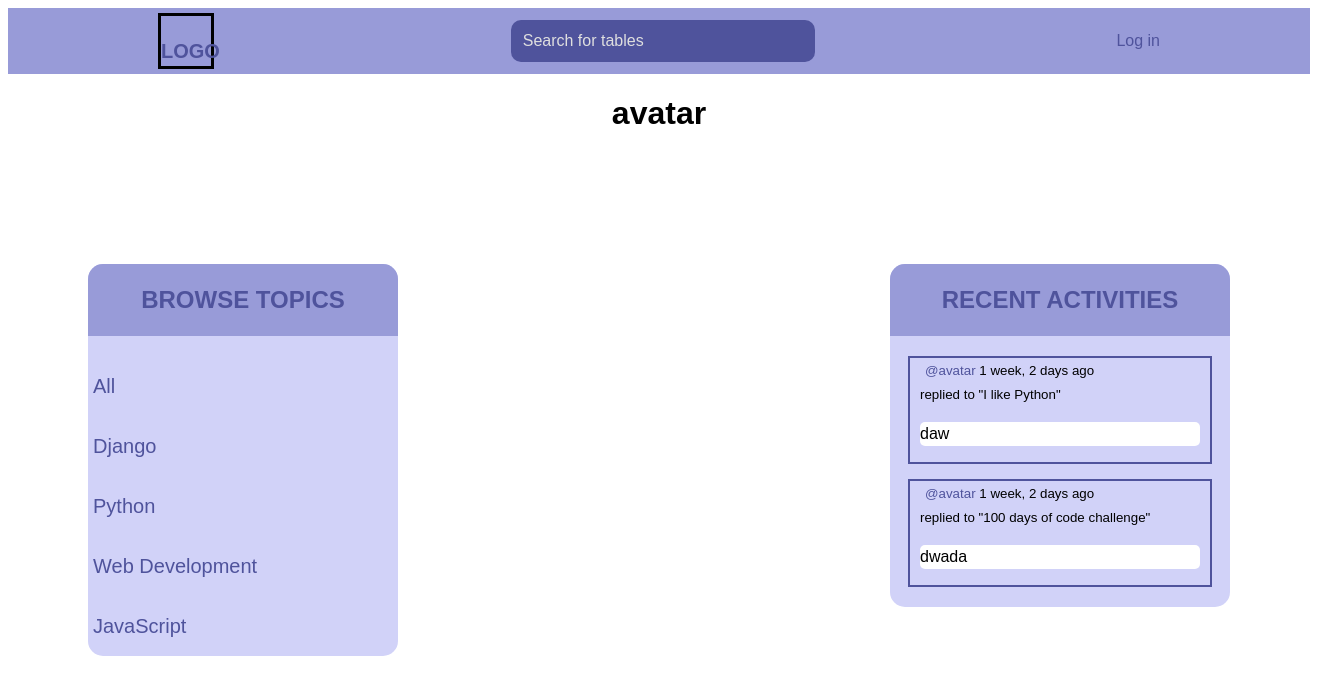
The page /profile/3/ on the database as committed earlier.
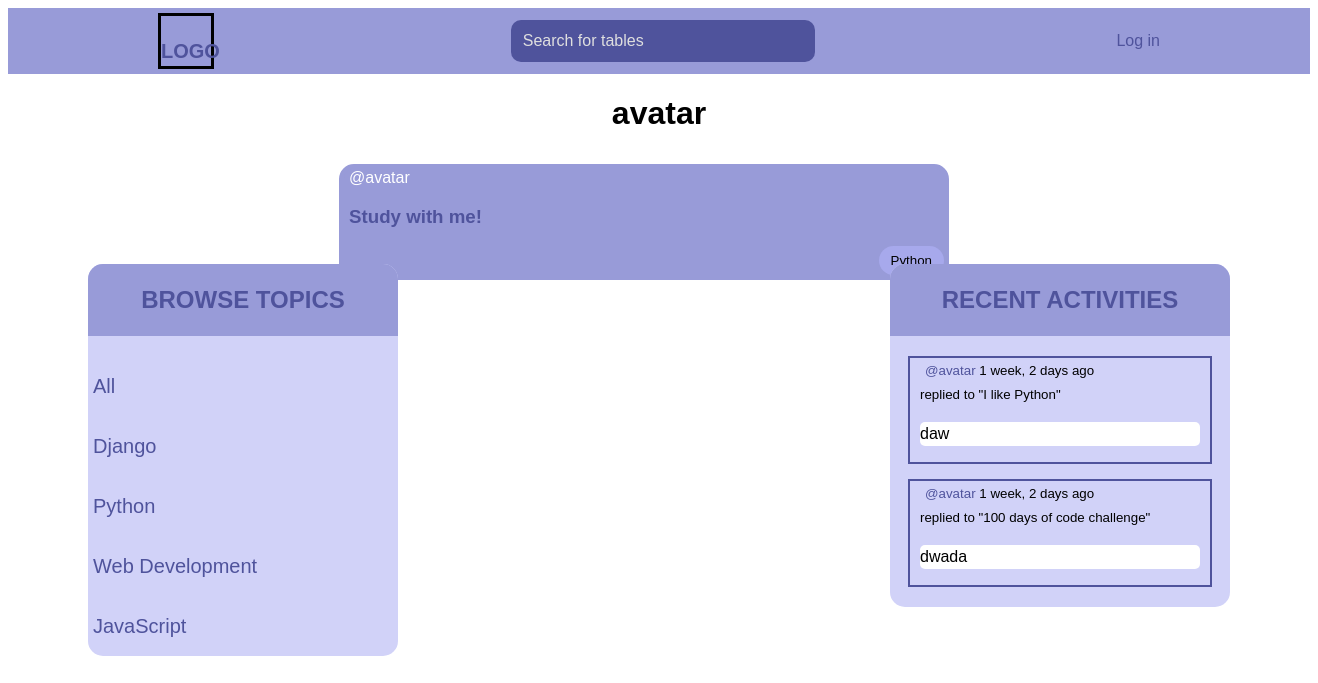
The same page on the database as committed later.
### tabletalks/base/models.py (models this page shows, shortened)
class Topic(models.Model):
    name = models.CharField(max_length=200)

class Message(models.Model):
    user = models.ForeignKey(User, on_delete=models.CASCADE)
    table = models.ForeignKey(Table, on_delete=models.CASCADE)
    body = models.TextField()
    updated = models.DateTimeField(auto_now=True)
    created = models.DateTimeField(auto_now_add=True)
    class Meta:
        ordering = ['-updated', '-created']
    def __str__(self):
        return self.body[:50]

class Table(models.Model):
    host = models.ForeignKey(User, on_delete=models.SET_NULL, null=True)
    topic = models.ForeignKey(Topic, on_delete=models.SET_NULL, null=True)
    name = models.CharField(max_length=200)
    description = models.TextField(null=True, blank=True)
    participants = models.ManyToManyField(
        User, related_name='participants', blank=True
    )
    updated = models.DateTimeField(auto_now=True)
    created = models.DateTimeField(auto_now_add=True)
    def __str__(self):
        return self.name
    class Meta:
        ordering = ['-updated', '-created']

### tabletalks/base/views.py (the view)
# urls.py: path('profile/<str:pk>/', views.user_profile, name='user-profile'),
def user_profile(request, pk):
    user = User.objects.get(id=pk)
    tables = user.table_set.all()
    all_messages = user.message_set.all()
    topics = Topic.objects.all()
    context = {
        'user': user,
        'tables': tables,
        'all_messages': all_messages,
        'topics': topics,
    }
    return render(request, 'base/profile.html', context)

### tabletalks/base/templates/base/profile.html (shortened to what this page needs)
{% extends 'main.html' %}
{% block content %}
<h1 style="text-align: center;">{{ user.username }}</h1>
<div class="home-container">
    <div>
         {% include 'base/topics_component.html' %}
    </div>
    <div>
        {% include 'base/feed_component.html' %}
    </div>
    <div>
         {% include 'base/activity_component.html' %}
    </div>
</div>
{% endblock content %}

### tabletalks/base/templates/base/topics_component.html
<section class='browse-topics-container'>
    <h2 class="component-header">Browse Topics</h2>
    <div>
        <a class="browse-topics-topic simple-button" href="{% url 'home' %}">All</a>
    </div>
    {% for topic in topics %}
    <div>
        <a class="browse-topics-topic simple-button" href="{% url 'home' %}?q={{ topic.name }}">{{ topic.name }}</a>
    </div>
    {% endfor %}
</section>

### tabletalks/base/templates/base/feed_component.html (shortened to what this page needs)
<div class="feed-container">
    {% for table in tables %}
        <div class="table-container">
            <div>
                <a class="table-host simple-button" href="{% url 'user-profile' table.host.id %}">@{{ table.host.username }}</a>
                <h3><a class="simple-button" href="{% url 'table' table.id %}">{{ table.name }}</a></h3>
                <small class="table-topic">{{ table.topic.name }}</small>
            </div>
        </div>
    {% endfor %}
</div>

### tabletalks/base/templates/base/activity_component.html (shortened to what this page needs)
<div class="recent-activity-container">
    <h2 class="component-header">Recent activities</h2>
    {% for message in all_messages %}
    <div class="activity-message">
        <small><a href="{% url 'user-profile' message.user.id  %}">@{{ message.user }}</a>  {{ message.created | timesince }} ago</small>
        <br>
        <small>replied to "{{ message.table }}"</small>
        <p class="activity-message-body">{{ message }}</p>
    </div>
    {% endfor %}
</div>

Rows that differ between the two databases and show on the page:
added Table: host.username "avatar", name "Study with me!", topic.name "Python"
